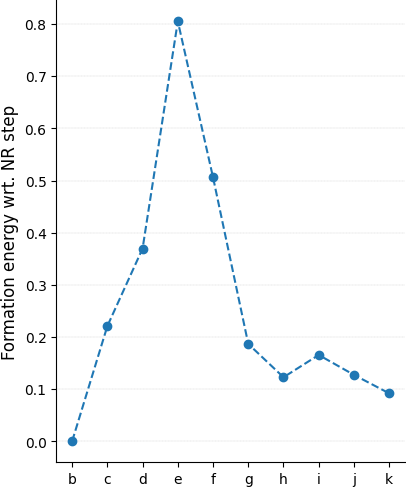

This figure's Python source:
from ase.io import *
import numpy as np
import matplotlib.pyplot as plt

mu_co = -15.33


atoms = read('neb.traj@0')
e0 = atoms.get_potential_energy()
nC = len([atom.index for atom in atoms if atom.symbol == 'C'])
g0 = e0-nC*mu_co

traj = read('detach.traj',':')
e = np.array([atoms.get_potential_energy() for atoms in traj])
nC = np.array([len([atom.index for atom in atoms if atom.symbol == 'C']) for atoms in traj])

g = e-nC*mu_co
g = g-g0

plt.figure(figsize=(4.5,6))
plt.plot(g,'o--')
plt.ylabel('Formation energy wrt. NR step', fontsize=12)

ax = plt.gca()

plt.xticks(range(10), ['b', 'c', 'd', 'e', 'f', 'g', 'h', 'i', 'j', 'k'])

#ax.get_xaxis().set_visible(False)
ax.spines['top'].set_visible(False)
ax.spines['right'].set_visible(False)
#ax.spines['bottom'].set_visible(False)

plt.grid(axis = 'y', linestyle = '--', linewidth = 0.2)

plt.savefig('g0_9.png', bbox_inches='tight', pad_inches=0.01)
plt.show()
